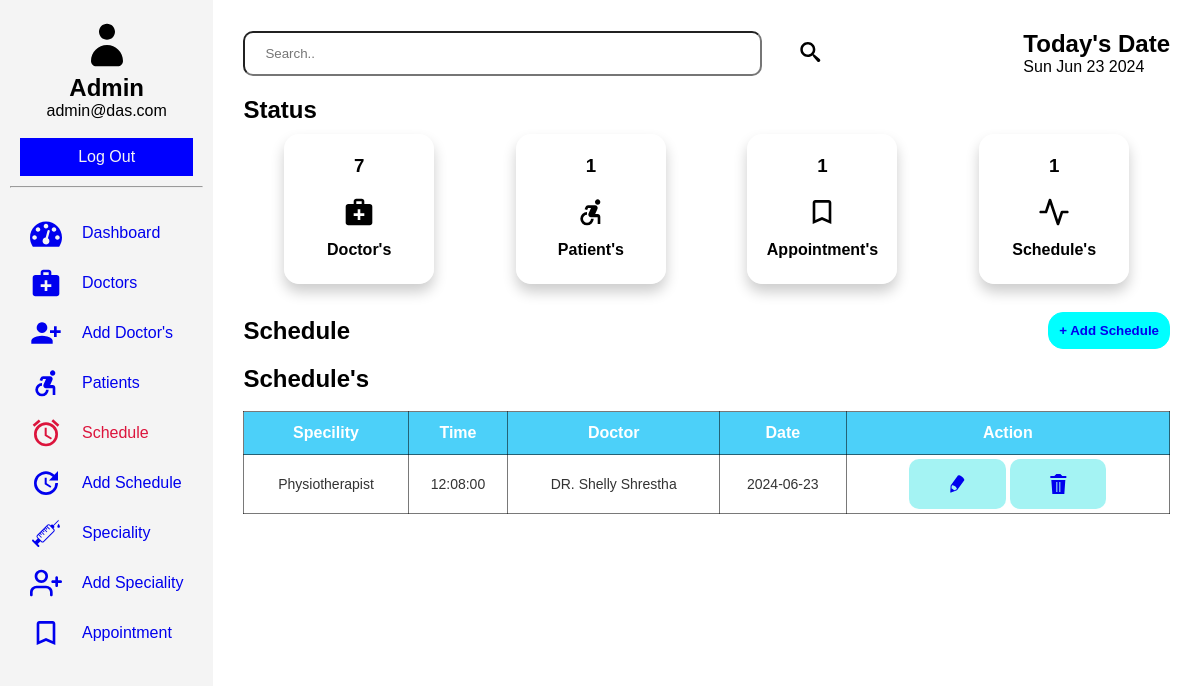
Screenshot of /admin/schedule.php (signed in) with the database file from the repository.
### tables this page shows
CREATE TABLE `schedule` (
  `id` int(11) NOT NULL,
  `sid` int(11) NOT NULL,
  `time` time NOT NULL,
  `did` int(11) NOT NULL,
  `date` date NOT NULL
);

CREATE TABLE `specialities` (
  `id` int(11) NOT NULL,
  `title` varchar(60) NOT NULL,
  `description` text NOT NULL,
  `image_name` varchar(60) NOT NULL,
  `image_path` varchar(255) NOT NULL,
  `created_at` timestamp NULL DEFAULT current_timestamp()
);

CREATE TABLE `doctor` (
  `id` int(11) NOT NULL,
  `fname` varchar(60) NOT NULL,
  `email` varchar(60) NOT NULL,
  `password` varchar(60) NOT NULL,
  `phone` varchar(60) NOT NULL,
  `image_name` varchar(255) NOT NULL,
  `image_path` varchar(255) NOT NULL,
  `sid` int(11) DEFAULT NULL,
  `created_at` timestamp NULL DEFAULT current_timestamp()
);

### admin/schedule.php (the view, shortened to what this page needs)
<?php
    include('../connection.php');
    $sql = "SELECT sp.id, sp.title, sc.time, doc.fname, sc.date from schedule as sc INNER JOIN specialities as sp ON sc.sid = sp.id INNER JOIN doctor as doc ON sc.did = doc.id";
    $result = mysqli_query($conn, $sql);
    $useremail = $_SESSION["username"];
    $usql = "SELECT name FROM admin where email='$useremail';";
    $uresult = mysqli_query($conn, $usql);
    $urow = mysqli_fetch_assoc($uresult);
?>
<!DOCTYPE html>
<html lang="en">
<head>
    <link rel="stylesheet" href="../assets/dash1.css">
</head>
<body>
    <section class="dashboard">
        <div class="sidebar">
            <header>
                <svg class="icon icon-user"><use xlink:href="#icon-user"></use></svg>
                <h1><?php echo $urow['name']; ?></h1>
                <p><?php echo "". $_SESSION["username"].""; ?></p><br>
                <a href="../admin/logout.php">Log Out</a>
            </header>
            <hr>
            <div class="sidebar-items">
                <ul>
                    <li><a href="../admin/dash.php"><svg class="icon icon-dashboard"><use xlink:href="#icon-dashboard"></use></svg>Dashboard</a></li>
                    <li><a href="../admin/doctor.php"><svg class="icon icon-medical_services"><use xlink:href="#icon-medical_services"></use></svg>Doctors</a></li>
                    <li><a href="../admin/add_doctors.php" class="click"><svg class="icon icon-person_add_alt_1"><use xlink:href="#icon-person_add_alt_1"></use></svg>Add Doctor's</a></li>
                    <li><a href="../admin/patients.php"><svg class="icon icon-accessible_forward"><use xlink:href="#icon-accessible_forward"></use></svg>Patients</a></li>
                    <li class="active"><a href="../admin/schedule.php"><svg class="icon icon-access_alarms"><use xlink:href="#icon-access_alarms"></use></svg>Schedule</a></li>
                    <li><a href="../admin/add_schedule.php" ><svg class="icon icon-update"><use xlink:href="#icon-update"></use></svg>Add Schedule</a></li>
                    <li><a href="../admin/speciality.php"><svg class="icon icon-injection"><use xlink:href="#icon-injection"></use></svg>Speciality</a></li>
                    <li><a href="../admin/add_speciality.php"><svg class="icon icon-user-plus"><use xlink:href="#icon-user-plus"></use></svg>Add Speciality</a></li>
                    <li><a href="../admin/appoint.php"><svg class="icon icon-bookmark_outline"><use xlink:href="#icon-bookmark_outline"></use></svg>Appointment</a></li>
                </ul>
            </div>
        </div>
        <div class="main">
            <div class="head">
                <div class="search-bar">
                    <input type="text" placeholder="Search..">
                    <button type="submit"><svg class="icon icon-search"><use xlink:href="#icon-search"></use></svg></button>
                </div>
                <div class="date-container">
                    <h1>Today's Date</h1>
                    <p id="date"></p>
                </div>
            </div>
            <div class="status">
                <div class="status-bar">
                    <h2>Status</h2>
                </div>
                <div class="dash-collection">
                    <div class="doc">
                        <?php
                            $dsql = "SELECT * FROM doctor";
                            $dresult = mysqli_query($conn, $dsql);
                            if($drow = mysqli_num_rows($dresult)){
                                echo '<h3>'.$drow.'</h3>';
                            }else{
                                echo '<h3>0</h3>';
                            }
                        ?>
                        <svg class="icon icon-medical_services"><use xlink:href="#icon-medical_services"></use></svg><br>
                        <h4>Doctor's</h4><br>
                    </div>
                    <div class="doc">
                        <?php
                            $psql = "SELECT * FROM patient";
                            $presult = mysqli_query($conn, $psql);
                            if($prow = mysqli_num_rows($presult)){
                                echo '<h3>'.$prow.'</h3>';
                            }else{
                                echo '<h3>0</h3>';
                            }
                        ?>
                        <svg class="icon icon-accessible_forward"><use xlink:href="#icon-accessible_forward"></use></svg><br>
                        <h4>Patient's</h4><br>
                    </div>
                    <div class="doc">
                        <?php
                            $asql = "SELECT * FROM appointment";
                            $aresult = mysqli_query($conn, $asql);
                            if($arow = mysqli_num_rows($aresult)){
                                echo '<h3>'.$arow.'</h3>';
                            }else{
                                echo '<h3>0</h3>';
                            }
                        ?>
                        <svg class="icon icon-bookmark_outline"><use xlink:href="#icon-bookmark_outline"></use></svg><br>
                        <h4>Appointment's</h4><br>
                    </div>
                    <div class="doc">
                        <?php
                            $ssql = "SELECT * FROM schedule";
                            $sresult = mysqli_query($conn, $ssql);
                            if($srow = mysqli_num_rows($sresult)){
                                echo '<h3>'.$srow.'</h3>';
                            }else{
                                echo '<h3>0</h3>';
                            }
                        ?>
                        <svg class="icon icon-activity"><use xlink:href="#icon-activity"></use></svg><br>
                        <h4>Schedule's</h4><br>
                    </div>
                </div>
            </div><br>
            <div class="session-info">
                <div class="add">
                    <h2>Schedule</h2>
                    <button><a href="../admin/add_schedule.php">+ Add Schedule</a></button>
                </div>
                <div class="tabular">
                    <h2>Schedule's</h2><br>
                    <table class="table-container">
                        <thead>
                            <tr>
                                <th>Specility</th>
                                <th>Time</th>
                                <th>Doctor</th>
                                <th>Date</th>
                                <th>Action</th>
                            </tr>
                        </thead>
                        <tbody>
                            <tr>
                                <?php
                                    while($row = mysqli_fetch_assoc($result)){
                                ?>
                                    <td><?php echo $row['title'];
                                    ?></td>
                                    <td><?php echo $row['time'] ?></td>
                                    <td><?php  echo $row['fname']; ?></td>
                                    <td><?php echo $row['date'] ?></td>
                                    <td class="event">
                                        <button><a href="../admin/schedule/update.php?updateid=<?php echo $row['id']; ?>"><svg class="icon icon-pencil"><use xlink:href="#icon-pencil"></use></svg></a></button>
                                        <button><a href="../admin/schedule/delete.php?deleteid=<?php echo $row['id']; ?>"><svg class="icon icon-trash"><use xlink:href="#icon-trash"></use></svg></a></button>
                                    </td>
                            </tr>
                                <?php
                                    }
                                ?>
                        </tbody>
                    </table>
                </div>
            </div>
        </div>
    </section>
</body>
</html>

### assets/dash1.css (style rules this page uses)
* { margin: 0; padding: 0; box-sizing: border-box; }
body { font-family: Arial, sans-serif; }
.dashboard { display: grid; grid-template-columns: auto 2fr; grid-template-rows: auto 1fr; grid-template-areas: "header header" "sidebar main"; height: 100vh; }
.dashboard a { text-decoration: none; display: flex; gap: 20px; text-align: center; align-items: center; justify-content: center; }
header { grid-area: header; color: #000000; padding: 10px; text-align: center; }
header a { padding: 8px; }
header p { display: flex; text-align: center; align-items: center; justify-content: center; }
.sidebar { grid-area: sidebar; background: #f4f4f4; padding: 10px; height: auto; position: relative; }
.sidebar header>a { border: 2px solid blue; color: #f4f4f4; background-color: blue; }
.sidebar-items ul { display: flexbox; margin: 20px; text-align: center; text-decoration: none; justify-content: space-between; }
.sidebar-items li { display: flex; text-align: center; align-items: center; list-style: none; justify-content: space-between; }
li.active a { color: crimson; }
.main { grid-area: main; margin: 10px; padding: 20px; }
.head { display: flex; width: 100%; text-align: center; align-items: center; justify-content: space-between; }
.head h1, p { display: block; text-align: start; align-items: center; }
.search-bar { width: 70%; height: 45px; display: flex; gap: 5px; }
.search-bar input { padding: 20px; width: 80%; border-radius: 10px; }
.search-bar button { border: none; background-color: transparent; }
.date-container { text-align: center; }
.banner>h2, h3 { padding: 10px; }
.status { display: block; margin-top: 20px; }
.status .status-bar h2 { font-size: 200; }
.dash-collection { display: flex; flex-wrap: wrap; gap: -20px; text-align: center; justify-content: space-around; }
.dash-collection .doc { border: 1px solid rgb(255, 255, 255); border-radius: 15px; box-shadow: 0 8px 14px 0 rgba(0,0,0,0.2); height: 150px; width: 150px; margin: 10px; padding: 10px; }
.tabular { background: #fff; margin-top: 1rem; }
.table-container { width: 100%; text-align: center; }
thead { background-color: rgb(76, 208, 249); color: #fff; }
th, td, thead, tr, table { border: 1px solid rgba(0, 0, 0, 0.525); border-collapse: collapse; }
th { padding: 12px; font-size: 16px; }
td { padding: 4px; color: #333; font-size: 14px; font-weight: 400; }
.table-container button { color: aqua; background: none; cursor: pointer; }
.session-info .add { display: flex; justify-content: space-between; text-align: center; align-items: center; font-size: 200; }
.add button { display: flex; padding: 10px; color: #fff; background-color: aqua; border: 1px solid aqua; border-radius: 15px; font-weight: bold; }
.table-container td>button { text-align: center; color: #fff; border: none; border-radius: 10px; padding: 15px; background-color: rgba(136, 240, 240, 0.76); display: inline-flexbox; text-align: center; align-items: center; justify-content: space-around; }
.date-group label, input, button { padding: 10px; border-radius: 5px; }
.icon { display: inline-block; width: 70px; height: 50px; stroke-width: 0; stroke: currentColor; fill: currentColor; }
.icon-user { width: 2em; }
.icon-dashboard, .icon-medical_services, .icon-accessible_forward, .icon-access_alarms, .icon-bookmark_outline, .icon-activity, .icon-person_add_alt_1, .icon-add_alarm, .icon-text-document, .icon-cog, .icon-upload, .icon-user-plus, .icon-update, .icon-injection, .icon-checkmark { width: 2em; }
.icon-eye, .icon-trash, .icon-pencil, .icon-search, .icon-check-circle, .icon-checkmark { width: 5em; height: 1.5em; }

### rows the page displays
schedule: sid.title "Physiotherapist", time "12:08:00", did.fname "DR. Shelly Shrestha", date "2024-06-23"

### other values shown
$urow['name'] "Admin"
$_SESSION["username"] "admin@das.com"
$drow "7"
$prow "1"
$arow "1"
$srow "1"
